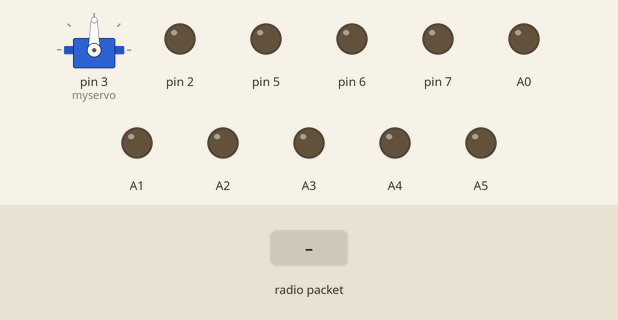
The sketch below on a simulated Arduino Uno, built with avr-gcc and run on an emulated ATmega328P. Parts: servo, output pins drawn as LEDs (lit = HIGH). The test bench sets the inputs (shaded band). No radio packets arrive unless stated.

Above: at 1.2 s.
1.3 s: radio packet "1" arrives
At 2.1 s:
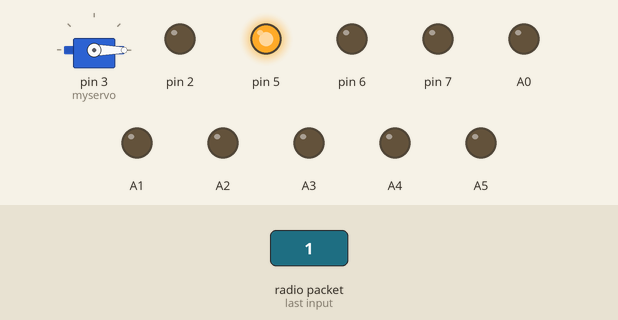
Timing chart, 0 to 4.3 s (numbered marks = the images above; inputs shaded):
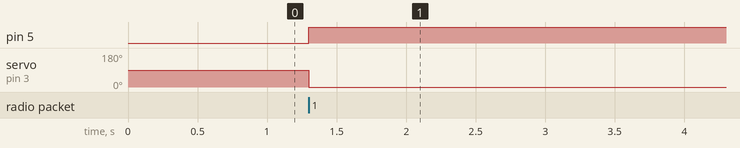

Measured:
- after the input at 1.3 s, pin 5: LOW → HIGH at once; servo on pin 3 (myservo): 90° → 0° at once

The sketch:

samochod_2_dbiornik_z_swiatlem.ino
```cpp
/*
  // March 2014 - TMRh20 - Updated along with High Speed RF24 Library fork
  // Parts derived from examples by J. Coliz <maniacbug@ymail.com>
*/
/**
   Example for efficient call-response using ack-payloads

   This example continues to make use of all the normal functionality of the radios including
   the auto-ack and auto-retry features, but allows ack-payloads to be written optionlly as well.
   This allows very fast call-response communication, with the responding radio never having to
   switch out of Primary Receiver mode to send back a payload, but having the option to if wanting
   to initiate communication instead of respond to a commmunication.
*/


#include <SPI.h>
#include "nRF24L01.h"
#include "RF24.h"
#include "printf.h"
#include <Servo.h>

Servo myservo;
// Hardware configuration: Set up nRF24L01 radio on SPI bus plus pins CE 8, CSN 9
// This is for UNO Adapter, pin 10 is Vcc
RF24 radio(8, 9);

// Topology
const uint64_t pipes[2] = { 0xABCDABCD71LL, 0x544d52687CLL };              // Radio pipe addresses for the 2 nodes to communicate.

// Role management: Set up role.  This sketch uses the same software for all the nodes
// in this system.  Doing so greatly simplifies testing.

typedef enum { role_ping_out = 1, role_pong_back } role_e;                 // The various roles supported by this sketch
const char* role_friendly_name[] = { "invalid", "Ping out", "Pong back"};  // The debug-friendly names of those roles
role_e role = role_pong_back;                                              // The role of the current running sketch

// A single byte to keep track of the data being sent back and forth
byte counter = 1;

unsigned char tablica[21];
byte liczba_danych = 20;

//byte przycisk_gora = 3;
//byte przycisk_dol = 1;
int difv;
int jazda;
int jazd;
void setup() {


  // pinMode(3,OUTPUT);
  myservo.attach(3);

  pinMode(2, OUTPUT);
  pinMode(5, OUTPUT);
  pinMode(6, OUTPUT);
  pinMode(7, OUTPUT);
  pinMode(A1, OUTPUT);
  pinMode(A0, OUTPUT);
  pinMode(A2, OUTPUT);
  pinMode(A3, OUTPUT);
  pinMode(A4, OUTPUT);
  pinMode(A5, OUTPUT);
  digitalWrite(2, LOW);
  digitalWrite(4, LOW);
  digitalWrite(7, LOW);
  digitalWrite(6, LOW);
  digitalWrite(A0, LOW);
  digitalWrite(A1, LOW);
  digitalWrite(A2, LOW);
  digitalWrite(A3, LOW);
  digitalWrite(A4, LOW);
  digitalWrite(A5, LOW);


  role = role_pong_back;

  Serial.begin(57600);
  printf_begin();
  printf("\n\rRF24/examples/GettingStarted/\n\r");
  printf("ROLE: %s\n\r", role_friendly_name[role]);
  printf("*** PRESS 'T' to begin transmitting to the other node\n\r");

  // Setup and configure rf radio

  radio.begin();
  radio.setAutoAck(1);                    // Ensure autoACK is enabled
  radio.enableAckPayload();               // Allow optional ack payloads
  radio.setRetries(0, 15);                // Smallest time between retries, max no. of retries
  radio.setPayloadSize(liczba_danych);                // Here we are sending 1-byte payloads to test the call-response speed
  radio.openWritingPipe(pipes[1]);        // Both radios listen on the same pipes by default, and switch when writing
  radio.openReadingPipe(1, pipes[0]);
  radio.startListening();                 // Start listening
  radio.printDetails();                   // Dump the configuration of the rf unit for debugging
}

void loop(void) {

  // Pong back role.  Receive each packet, dump it out, and send it back

  if ( role == role_pong_back ) {
    byte pipeNo;
    byte gotByte;                                       // Dump the payloads until we've gotten everything
    while ( radio.available(&pipeNo)) {

      radio.read( &tablica[0], liczba_danych );

      printf("Odebrano %d,%d,%d,%d,%d,%d,%d,%d,%d,%d,%d,%d,%d,%d,%d,%d,%d,%d,%d,%d  \n\r", tablica[0], tablica[1], tablica[2], tablica[3], tablica[4], tablica[5], tablica[6], tablica[7], tablica[8], tablica[9], tablica[10], tablica[11], tablica[12], tablica[13], tablica[14], tablica[15], tablica[16], tablica[17], tablica[18], tablica[19]);

      radio.writeAckPayload(pipeNo, &tablica[0], liczba_danych );
      //analogWrite(3, LOW);
      //np przycisk w gore

      // myservo.write(90);


      difv = tablica[5];
      difv = map(difv, 0, 255, 0, 180);
      myservo.write(difv);
      if (tablica[5] == 128 )
      {
        myservo.write(90);
      }
      /* else
        {if (tablica[4] > 127){

         poz0 = 90;

        }*/
      if (tablica[2] == 128)
      {
        // jazda = tablica[2];
        // jazd = map(jazda, 0, 128, 0, 255);
        analogWrite(5, 0);
        // analogWrite(5, 255);
      }
      if (tablica[2] < 128)
      {
        //jazda = tablica[2];
        jazd = map(tablica[2], 127, 0, 0, 255);
        analogWrite(5, jazd);
        digitalWrite(4, HIGH);

        // analogWrite(5, 255);
      }
      else digitalWrite(4, LOW);
      if (tablica[2] > 128)
      {
        //jazda = tablica[2];
        jazd = map(tablica[2], 129, 255, 0, 255);
        analogWrite(5, jazd);
        digitalWrite(7, HIGH);
        //  digitalWrite(5, HIGH);

      }
      else digitalWrite(7, LOW);


      if (tablica[0] == 255 )
      {
        digitalWrite(6, HIGH);
      }
      if (tablica[1] == 255 )
      {
        digitalWrite(6, LOW);
      }

      if (tablica[15] == 1 )
      {
        digitalWrite(A1, HIGH);
      }
      if (tablica[14] == 1 )
      {
        digitalWrite(A1, LOW);
      }
       if (tablica[12] == 1 )
      {
        digitalWrite(A0, HIGH);
      }
      if (tablica[11] == 1 )
      {
        digitalWrite(A0, LOW);
      }
        if (tablica[19] == 1 )
      {
        digitalWrite(A2, HIGH);
      }
      if (tablica[17] == 1 )
      {
        digitalWrite(A2, LOW);
      }
       if (tablica[16] == 1 )
      {
        digitalWrite(A3, HIGH);
      }
      if (tablica[18] == 1 )
      {
        digitalWrite(A3, LOW);
      }


    }


  }
}
```
